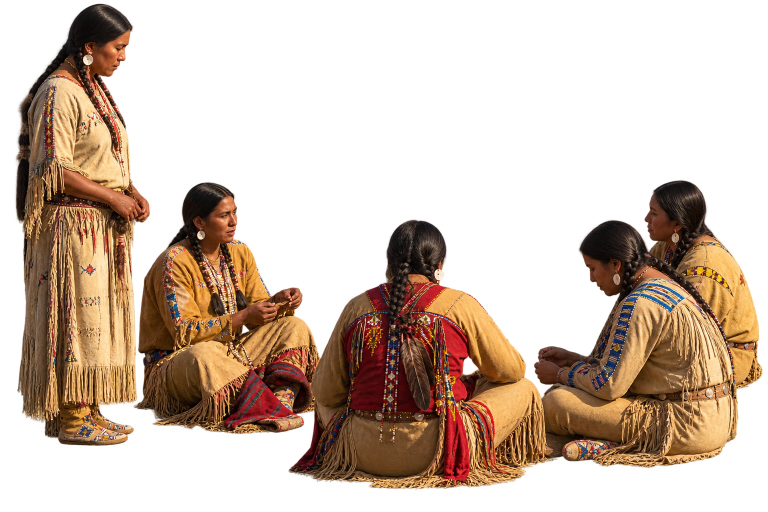
#> input picture ori_promo/assets_user/beadwork.png, 1536 x 1024 px, given in place of p_man_crate.png, which was not available (shown at 1/2 size)
$ python render_scenes.py
#> lines starting #> are read from the running program, lines starting #| are printed output that depends on the picture; pictures that were not available may be replaced by others from this repository, and a replacement may not be noted
#!/usr/bin/env python3
"""Animated overlay sequences for the three historical layers.

Every element is staged individually with computed scale, contact
shadow, phase-offset micro-motion (breathing, sway, fire flicker,
walk drift), atmospheric wash by depth, and — where geometry allows —
occlusion patches cut from the plate itself.
"""
from PIL import Image, ImageDraw, ImageFilter, ImageEnhance
import numpy as np
import math
import os

W, H = 1920, 1080
FPS = 30
EL = "trailer/elements"
rng = np.random.default_rng(4)


def load(path, desat=1.0, bright=1.0, blur=0.5):
#> called with path = 'trailer/elements/p_man_crate.png', desat = 1, bright = 1, blur = 0.5
    im = Image.open(path).convert("RGBA")
#> im is the input picture: PIL image 1536x1024 RGBA; mean R, G, B, A 59.4, 39.7, 24.7, 102.5
    r, g, b, a = im.split()
    rgb = Image.merge("RGB", (r, g, b))
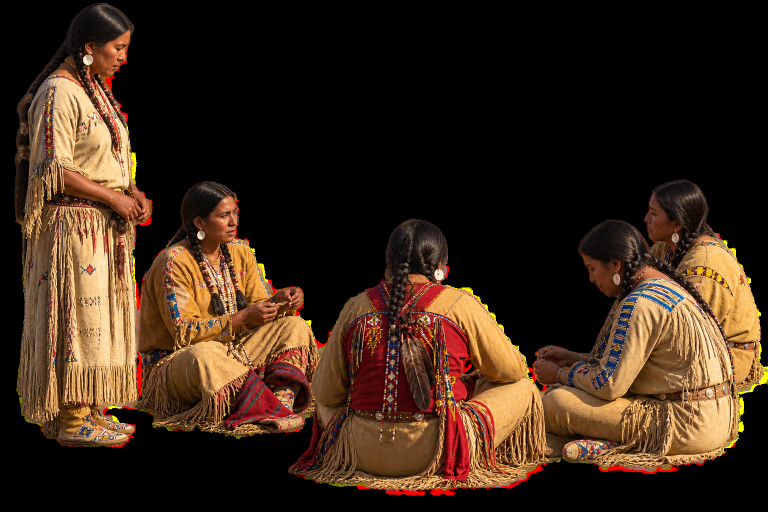
#> rgb: PIL image 1536x1024 RGB (shown at 1/2 size); mean R, G, B 59.4, 39.7, 24.7
    if desat != 1.0:
        rgb = ImageEnhance.Color(rgb).enhance(desat)
    if bright != 1.0:
        rgb = ImageEnhance.Brightness(rgb).enhance(bright)
    out = Image.merge("RGBA", (*rgb.split(), a))
    if blur:
        out = out.filter(ImageFilter.GaussianBlur(blur))
    return out


# [6 lines left out: function wash, not called in this run]


class Item:
    # [100 lines left out: functions __init__, frame, shadow_layer, render, ruins_occluder, not called in this run]


def scene_settlement(dur=8.0):
    """6805 @ 27s plate. Anchors: ~70px/m at y 650, ~165px/m at y 950.
    Camp distributed: fire circle mid-left, wagon+man right partially
    behind the ruins pile, woman walking between."""
    man = load(f"{EL}/p_man_crate.png")
    woman_s = load(f"{EL}/p_woman_seated.png")
#> call 2 of load, with path = 'trailer/elements/p_woman_seated.png', desat = 1, bright = 1, blur = 0.5
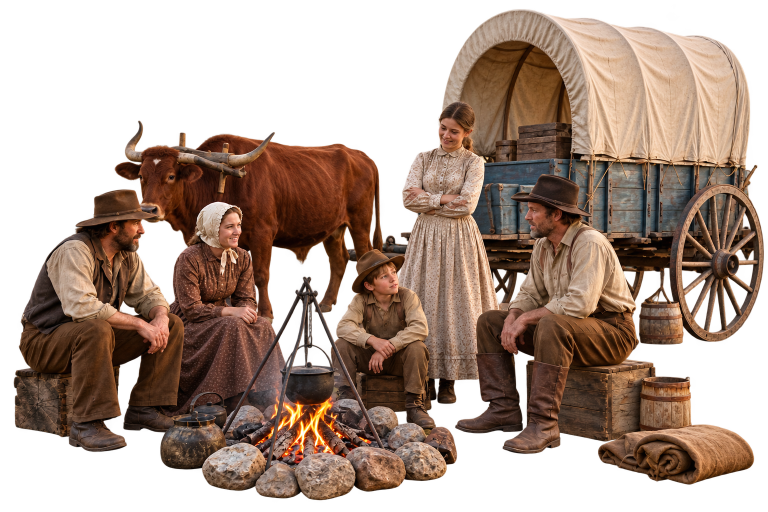
#> input picture ori_promo/assets_user/pioneers.png, 1536 x 1024 px, given in place of p_woman_seated.png, which was not available (shown at 1/2 size)
#> in load, im is the input picture: PIL image 1536x1024 RGBA; mean R, G, B, A 99.1, 71.9, 55.5, 150.5
#> in load (call 2), `r, g, b, a = im.split()`:
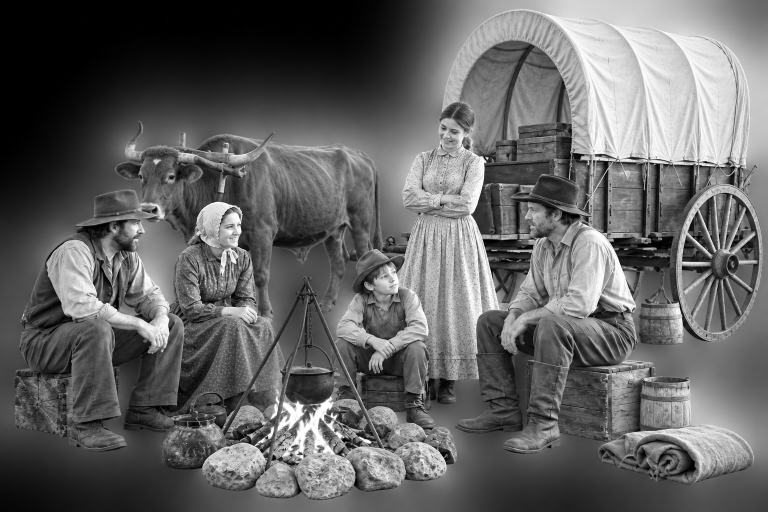
#> r: PIL image 1536x1024 L (shown at 1/2 size); min 0, max 255, mean 99.1
#> in load (call 2), `r, g, b, a = im.split()`:
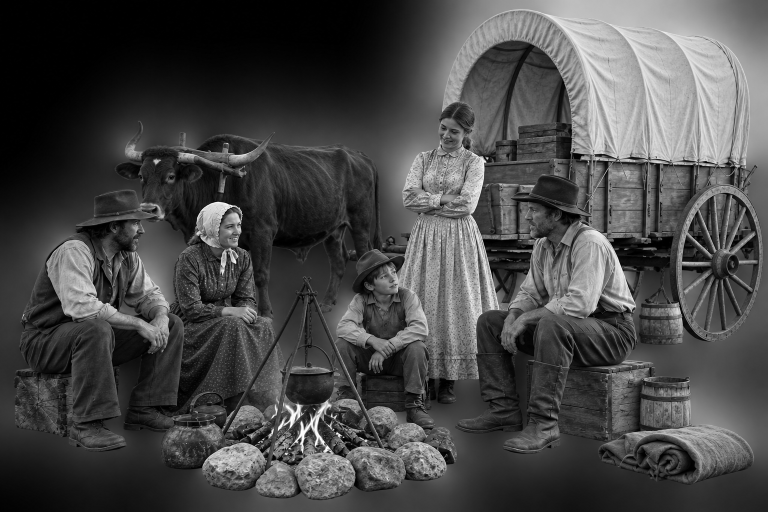
#> g: PIL image 1536x1024 L (shown at 1/2 size); min 0, max 255, mean 71.9
#> in load (call 2), `r, g, b, a = im.split()`:
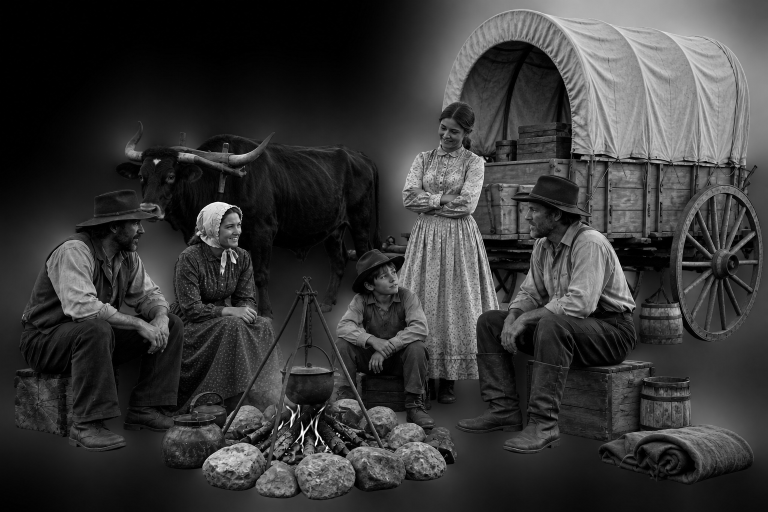
#> b: PIL image 1536x1024 L (shown at 1/2 size); min 0, max 255, mean 55.5
#> in load (call 2), `r, g, b, a = im.split()`:
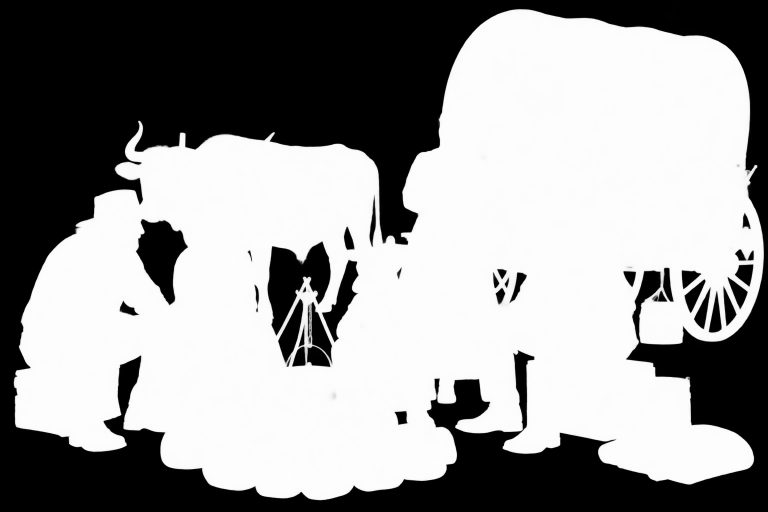
#> a: PIL image 1536x1024 L (shown at 1/2 size); min 0, max 254, mean 150.5
#> in load (call 2), `rgb = Image.merge("RGB", (r, g, b))`:
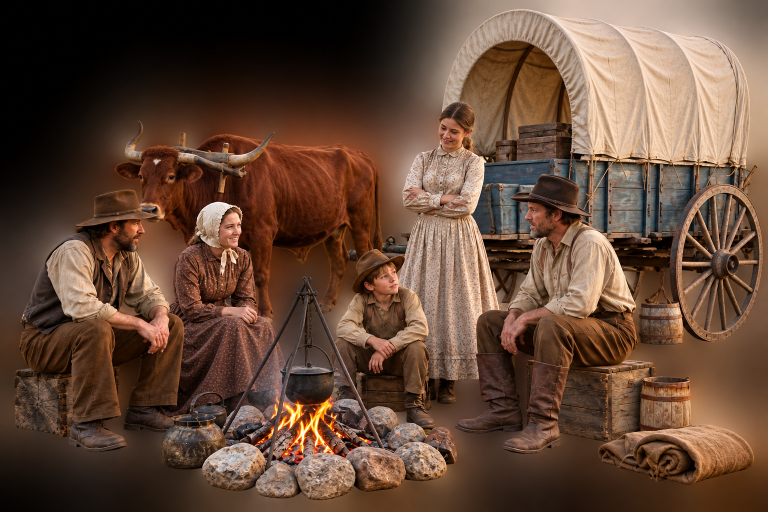
#> rgb: PIL image 1536x1024 RGB (shown at 1/2 size); mean R, G, B 99.1, 71.9, 55.5
    boy = load(f"{EL}/p_boy.png")
    woman = load(f"{EL}/p_woman_stand.png")
    wagon = load(f"{EL}/p_wagon_man.png")
    fire = load(f"{EL}/p_fire.png", blur=0.4)

    items = [
        Item(wagon, 1555, 872, 430, motion="still", shadow=0.8, shadow_alpha=60),
        Item(woman, 1205, 918, 292, motion="sway", phase=1.1),
        Item(man, 655, 1006, 208, motion="breath", phase=0.2),
        Item(woman_s, 985, 988, 152, motion="breath", phase=2.3),
        Item(boy, 852, 1002, 196, motion="breath", phase=3.9),
    ]
    f_item = Item(fire, 810, 1030, 190, motion="still", shadow=0.0)
    render("trailer/seq/settlement", items, dur, fire=(f_item, 810, 1000),
           occluder=ruins_occluder())


# [48 lines left out: functions scene_dakota, scene_ice, not called in this run]


if __name__ == "__main__":
#> (the run stopped early here; a loop or call above may not have finished)
